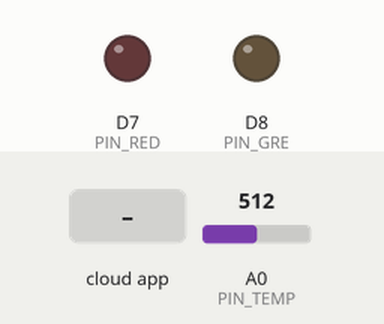
Bench run of a sketch on a simulated ESP8266 (NodeMCU). On the bench: output pins drawn as LEDs (lit = HIGH). Inputs (shaded band) come from the test bench; at power-on: A0 (PIN_TEMP) = 512. WiFi joins after 1.5 s; servers stay silent unless stated; the Firebase database answers and starts empty; what the sketch prints to the serial monitor is not drawn.

Above: at 2.7 s.
2.8 s: the phone or cloud app sets AUTO to 1
At 4.5 s:
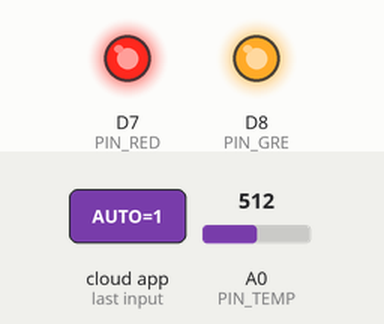
4.8 s: the phone or cloud app sets AUTO to 0
At 5.03 s:
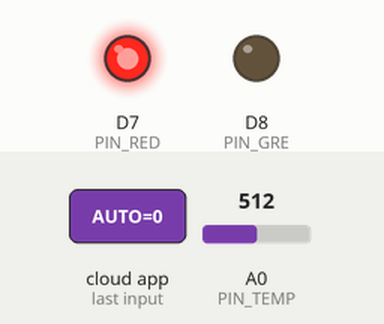
6.6 s: the phone or cloud app sets ledON to 1
At 7.5 s:
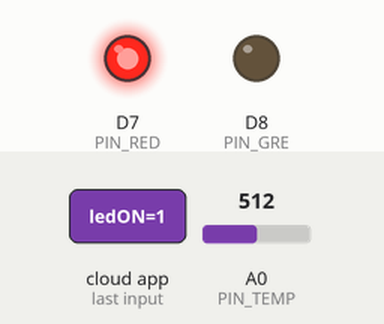
8.4 s: the phone or cloud app sets ledON to 0
At 10.1 s:
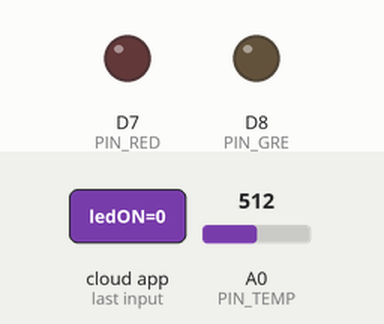
Timing chart, 0 to 11.2 s (numbered marks = the images above; inputs shaded):
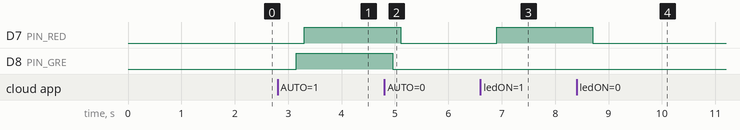

Measured:
- after the input at 2.8 s, D7 (PIN_RED): LOW → HIGH after 0.50 s; D8 (PIN_GRE): LOW → HIGH after 0.35 s
- after the input at 4.8 s, D7 (PIN_RED): HIGH → LOW after 0.31 s; D8 (PIN_GRE): HIGH → LOW after 0.16 s
- after the input at 6.6 s, D7 (PIN_RED): LOW → HIGH after 0.31 s
- after the input at 8.4 s, D7 (PIN_RED): HIGH → LOW after 0.31 s

The sketch:

App_Firebase_Arduino.ino
```cpp
#include <ESP8266WiFi.h>
#include <FirebaseArduino.h>

#define FIREBASE_HOST "skku-winter-iot-default-rtdb.firebaseio.com"
#define FIREBASE_AUTH ""                                  // 데이터베이스 접속 키
#define WIFI_SSID "203_2G"                            // 와이파이 SSID
#define WIFI_PASSWORD "0000005F57*"                        // 와이파이 Password
#define PIN_RED D7
#define PIN_GRE D8
#define PIN_TEMP A0

void setup() {
  Serial.begin(9600);

  //와이파이 연결
  WiFi.begin(WIFI_SSID, WIFI_PASSWORD);
  Serial.print("connecting");
  while (WiFi.status() != WL_CONNECTED) {
  Serial.print(".");
  delay(500);
  }
  Serial.println();
  Serial.print("connected: ");
  Serial.println(WiFi.localIP());

 pinMode(PIN_RED,OUTPUT);
 pinMode(PIN_GRE,OUTPUT);

 //파이어베이스 연결
 Firebase.begin(FIREBASE_HOST, FIREBASE_AUTH);

}

void loop() {
  float temp = analogRead(A0);
  temp = round((temp*320/1024 - 50)*10)/10;
  Firebase.setFloat("Temperature", temp);
  if(Firebase.getString("AUTO") == "1"){
    digitalWrite(PIN_GRE,HIGH);
    if (Firebase.getFloat("Temperature") < 30.0){
      digitalWrite(PIN_RED, LOW);
    }
    else{
      digitalWrite(PIN_RED, HIGH);
    }

  }
  else{
    digitalWrite(PIN_GRE,LOW);
    if (Firebase.getString("ledON") == "1"){
      digitalWrite(PIN_RED, HIGH);
    }
    else{
      digitalWrite(PIN_RED, LOW);
    }

  }
 }
```
